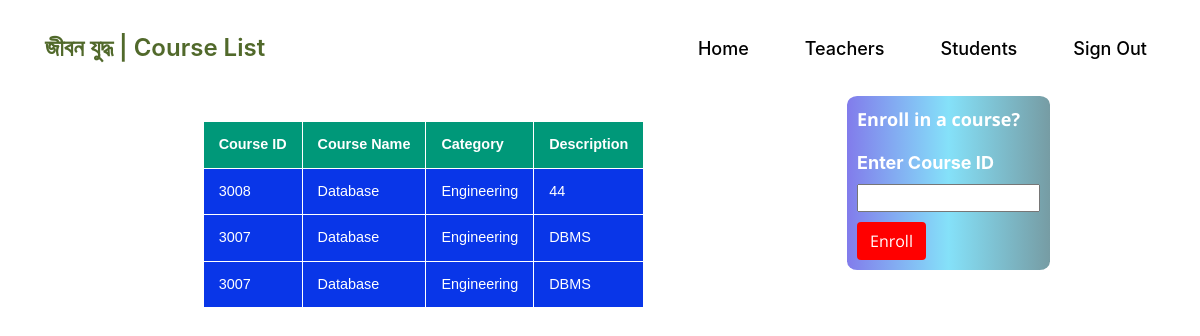
The app's page /course2.php?value=engineering (signed in) with its own data.
### tables this page shows
CREATE TABLE `engineering` (
  `C_ID` int(4) NOT NULL,
  `C_Name` varchar(30) NOT NULL,
  `T_ID` int(10) NOT NULL,
  `description` varchar(200) NOT NULL,
  `category` varchar(20) NOT NULL
);

CREATE TABLE `course` (
  `teacherID` int(11) NOT NULL,
  `lecture` int(10) NOT NULL,
  `pdf` varchar(300) NOT NULL,
  `name` varchar(200) NOT NULL,
  `C_ID` int(10) NOT NULL,
  `type` varchar(20) NOT NULL
);

### course2.php (the view, shortened to what this page needs)
<?php
include('connect.php');
?>
<!DOCTYPE html>
<html lang="en">
<head>
    <link rel="stylesheet" href="https://stackpath.bootstrapcdn.com/bootstrap/4.5.2/css/bootstrap.min.css" />
    <link rel="stylesheet" type="text/css"
        href="https://stackpath.bootstrapcdn.com/font-awesome/4.7.0/css/font-awesome.min.css" />
    <link rel="stylesheet" type="text/css" href="css/owl.carousel.min.css" />
    <link rel="stylesheet" type="text/css" href="css/owl.theme.default.min.css" />
    <link rel="stylesheet" type="text/css" href="style2.css" />
</head>
<body>
    <?php
        if($_SESSION['userID'] != NULL){
    ?>
    <header>
        <div class="overlay">
            <div class="container">
                <div class="row">
                    <div class="col-md-12">
                        <nav class="navbar navbar-expand-lg navbar-light">
                            <a class="navbar-brand" href="#">জীবন যুদ্ধ | Course List</a>
                            <div class="collapse navbar-collapse" id="navbarSupportedContent">
                                <ul class="navbar-nav ml-auto">
                                    <li class="nav-item active">
                                        <a class="nav-link" href="studentProfile2.php">Home </a>
                                    </li>
                                    <li class="nav-item">
                                        <a class="nav-link" href="#">Teachers</a>
                                    </li>
                                    <li class="nav-item">
                                        <a class="nav-link" href="#">Students</a>
                                    </li>
                                    <li class="nav-item">
                                        <a class="nav-link" id="s-out" href="index.php">Sign Out</a>
                                    </li>
                                </ul>
                            </div>
                        </nav>
                    </div>
                </div>
            </div>
            <div class="boxx">
                <p class="seat">Enroll in a course?</p>
                <form name="f2" action="enroll2.php" method="POST">
                    <label class="seat">Enter Course ID</label>
                    <br />
                    <input type="text" name="bid" required />
                    <br />
                    <input type="submit" name="bking" value="Enroll" class="btn" />
                    <br />
                </form>
            </div>
            <table class="zigzag" id="tabl">
                <thead>
                    <tr>
                        <th class="headr"><b>Course ID</b></th>
                        <th class="headr"><b>Course Name</b></th>
                        <th class="headr"><b>Category</b></th>
                        <th class="headr"><b>Description</b></th>
                    </tr>
                </thead>
                <tbody>
                    <?php
                        $cour = $_GET['value'];
                      $query = "SELECT* FROM $cour, course WHERE $cour.C_ID = course.C_ID";
                      $result = $conn->query($query);
                      if ($result->num_rows > 0) {
                      while($row = $result->fetch_assoc())
                      { ?>
                    <tr>
                        <td><?php echo  $row["C_ID"] ?></td>
                        <td><?php echo  $row["C_Name"]; ?></td>
                        <td><?php echo $row["category"]; ?></td>
                        <td><?php echo $row["description"]; ?></td>
                    </tr>
                    <?php
                      }
                      }
          ?>
                </tbody>
            </table>
        </div>
    </header>
    <?php
        }
    ?>
</body>
</html>

### style2.css (style rules this page uses)
* { margin: 0; padding: 0; }
h1, h2, h3, h4, h5, h6, p, span, input, button { font-family: "Open Sans", sans-serif; }
a, a:hover { text-decoration: none; }
body { background: url(https://c4.wallpaperflare.com/wallpaper/24/23/796/portrait-display-vertical-pattern-digital-art-wallpaper-preview.jpg); background-size: cover; }
.navbar { padding: 25px 0; }
.nav-link { color: rgb(0, 0, 0) !important; font-size: 18px; font-weight: 500; margin-left: 40px; }
.navbar-brand { color: rgb(81, 105, 43) !important; font-weight: 600; font-size: 24px; }

### course2.php (style rules this page uses)
.headr { background-color: #009879; color: #ffffff; text-align: left; border: 1px solid black; }
.zigzag { margin: 25px 0; font-size: 0.9em; font-family: sans-serif; min-width: 400px; margin-left: auto; margin-right: auto; border: 1px solid black; }
.zigzag tbody tr { border-bottom: 1px solid #dddddd; }
.zigzag th, .zigzag td { padding: 12px 15px; border: 1px solid rgb(255, 255, 255); }
.zigzag td { background-color: rgb(9, 54, 232); color: #ffffff; }
.boxx { float: right; margin-right: 150px; color: white; background: rgb(46, 36, 222); background: linear-gradient(90deg, rgba(46, 36, 222, 0.6) 0%, rgba(51, 205, 245, 0.6) 50%, rgba(27, 90, 103, 0.6) 100%); padding: 10px; border-radius: 5%; }
.btn { margin-top: 10px; color: white; background-color: red; }
.seat { font-weight: bold; font-size: large; }

### records on screen
engineering: course.C_ID "3008", C_Name "Database", category "Engineering", description "44"
engineering: course.C_ID "3007", C_Name "Database", category "Engineering", description "DBMS"
